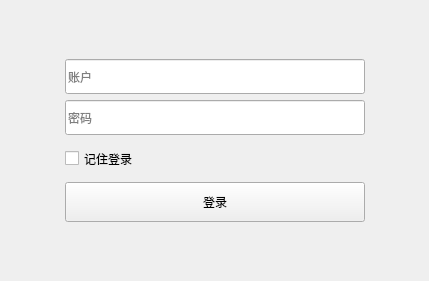
<?xml version="1.0" encoding="UTF-8"?>
<ui version="4.0">
 <class>LoginUi</class>
 <widget class="QWidget" name="LoginUi">
  <property name="geometry">
   <rect>
    <x>0</x>
    <y>0</y>
    <width>429</width>
    <height>281</height>
   </rect>
  </property>
  <property name="minimumSize">
   <size>
    <width>0</width>
    <height>0</height>
   </size>
  </property>
  <property name="maximumSize">
   <size>
    <width>16777215</width>
    <height>16777215</height>
   </size>
  </property>
  <property name="windowTitle">
   <string>Form</string>
  </property>
  <property name="styleSheet">
   <string notr="true">#LoginUi
{
	border-image:url(picture/login.jpg);
}</string>
  </property>
  <layout class="QGridLayout" name="gridLayout">
   <property name="leftMargin">
    <number>0</number>
   </property>
   <property name="topMargin">
    <number>0</number>
   </property>
   <property name="rightMargin">
    <number>0</number>
   </property>
   <property name="bottomMargin">
    <number>0</number>
   </property>
   <item row="1" column="0">
    <spacer name="horizontalSpacer">
     <property name="orientation">
      <enum>Qt::Horizontal</enum>
     </property>
     <property name="sizeHint" stdset="0">
      <size>
       <width>40</width>
       <height>20</height>
      </size>
     </property>
    </spacer>
   </item>
   <item row="1" column="1" colspan="2">
    <layout class="QVBoxLayout" name="verticalLayout">
     <item>
      <widget class="QLineEdit" name="edit_account">
       <property name="minimumSize">
        <size>
         <width>300</width>
         <height>35</height>
        </size>
       </property>
       <property name="maximumSize">
        <size>
         <width>300</width>
         <height>16777215</height>
        </size>
       </property>
       <property name="placeholderText">
        <string>账户</string>
       </property>
      </widget>
     </item>
     <item>
      <widget class="QLineEdit" name="edit_password">
       <property name="minimumSize">
        <size>
         <width>300</width>
         <height>35</height>
        </size>
       </property>
       <property name="maximumSize">
        <size>
         <width>300</width>
         <height>16777215</height>
        </size>
       </property>
       <property name="placeholderText">
        <string>密码</string>
       </property>
      </widget>
     </item>
     <item>
      <widget class="QCheckBox" name="check_remember">
       <property name="minimumSize">
        <size>
         <width>0</width>
         <height>35</height>
        </size>
       </property>
       <property name="text">
        <string>记住登录</string>
       </property>
      </widget>
     </item>
     <item>
      <widget class="QPushButton" name="btn_login">
       <property name="minimumSize">
        <size>
         <width>100</width>
         <height>40</height>
        </size>
       </property>
       <property name="text">
        <string>登录</string>
       </property>
      </widget>
     </item>
    </layout>
   </item>
   <item row="1" column="3">
    <spacer name="horizontalSpacer_2">
     <property name="orientation">
      <enum>Qt::Horizontal</enum>
     </property>
     <property name="sizeHint" stdset="0">
      <size>
       <width>40</width>
       <height>20</height>
      </size>
     </property>
    </spacer>
   </item>
   <item row="2" column="1" colspan="2">
    <spacer name="verticalSpacer">
     <property name="orientation">
      <enum>Qt::Vertical</enum>
     </property>
     <property name="sizeHint" stdset="0">
      <size>
       <width>20</width>
       <height>40</height>
      </size>
     </property>
    </spacer>
   </item>
   <item row="0" column="1" colspan="2">
    <spacer name="verticalSpacer_2">
     <property name="orientation">
      <enum>Qt::Vertical</enum>
     </property>
     <property name="sizeHint" stdset="0">
      <size>
       <width>20</width>
       <height>40</height>
      </size>
     </property>
    </spacer>
   </item>
  </layout>
 </widget>
 <resources/>
 <connections/>
</ui>
